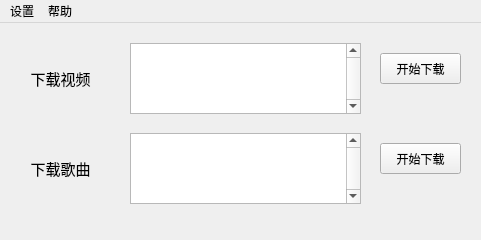
<?xml version="1.0" encoding="UTF-8"?>
<ui version="4.0">
 <class>MainWindow</class>
 <widget class="QMainWindow" name="MainWindow">
  <property name="geometry">
   <rect>
    <x>0</x>
    <y>0</y>
    <width>481</width>
    <height>240</height>
   </rect>
  </property>
  <property name="minimumSize">
   <size>
    <width>10</width>
    <height>10</height>
   </size>
  </property>
  <property name="maximumSize">
   <size>
    <width>9999</width>
    <height>9999</height>
   </size>
  </property>
  <property name="windowTitle">
   <string>Sk Getter</string>
  </property>
  <property name="windowIcon">
   <iconset>
    <normaloff>../src/img/icon.ico</normaloff>../src/img/icon.ico</iconset>
  </property>
  <widget class="QWidget" name="centralwidget">
   <widget class="QLabel" name="VideoLabel">
    <property name="geometry">
     <rect>
      <x>10</x>
      <y>30</y>
      <width>101</width>
      <height>51</height>
     </rect>
    </property>
    <property name="text">
     <string>&lt;html&gt;&lt;head/&gt;&lt;body&gt;&lt;p align=&quot;center&quot;&gt;&lt;span style=&quot; font-size:11pt;&quot;&gt;下载视频&lt;/span&gt;&lt;/p&gt;&lt;/body&gt;&lt;/html&gt;</string>
    </property>
   </widget>
   <widget class="QPushButton" name="DownloadVideoButton">
    <property name="geometry">
     <rect>
      <x>380</x>
      <y>30</y>
      <width>81</width>
      <height>31</height>
     </rect>
    </property>
    <property name="text">
     <string>开始下载</string>
    </property>
   </widget>
   <widget class="QLabel" name="MusicLabel">
    <property name="geometry">
     <rect>
      <x>10</x>
      <y>120</y>
      <width>101</width>
      <height>51</height>
     </rect>
    </property>
    <property name="text">
     <string>&lt;html&gt;&lt;head/&gt;&lt;body&gt;&lt;p align=&quot;center&quot;&gt;&lt;span style=&quot; font-size:11pt;&quot;&gt;下载歌曲&lt;/span&gt;&lt;/p&gt;&lt;/body&gt;&lt;/html&gt;</string>
    </property>
   </widget>
   <widget class="QPushButton" name="DownloadMusicButton">
    <property name="geometry">
     <rect>
      <x>380</x>
      <y>120</y>
      <width>81</width>
      <height>31</height>
     </rect>
    </property>
    <property name="text">
     <string>开始下载</string>
    </property>
   </widget>
   <widget class="QPlainTextEdit" name="VideoLinkInput">
    <property name="geometry">
     <rect>
      <x>130</x>
      <y>20</y>
      <width>231</width>
      <height>71</height>
     </rect>
    </property>
    <property name="verticalScrollBarPolicy">
     <enum>Qt::ScrollBarAlwaysOn</enum>
    </property>
   </widget>
   <widget class="QPlainTextEdit" name="MusicLinkInput">
    <property name="geometry">
     <rect>
      <x>130</x>
      <y>110</y>
      <width>231</width>
      <height>71</height>
     </rect>
    </property>
    <property name="verticalScrollBarPolicy">
     <enum>Qt::ScrollBarAlwaysOn</enum>
    </property>
   </widget>
  </widget>
  <widget class="QMenuBar" name="menubar">
   <property name="geometry">
    <rect>
     <x>0</x>
     <y>0</y>
     <width>481</width>
     <height>23</height>
    </rect>
   </property>
   <widget class="QMenu" name="MenuSettings">
    <property name="title">
     <string>设置</string>
    </property>
    <property name="toolTipsVisible">
     <bool>false</bool>
    </property>
    <addaction name="ActionSettingDashborad"/>
    <addaction name="ActionUpdateApi"/>
   </widget>
   <widget class="QMenu" name="MenuHelp">
    <property name="title">
     <string>帮助</string>
    </property>
    <addaction name="ActionAddress"/>
    <addaction name="separator"/>
    <addaction name="ActionAbout"/>
   </widget>
   <addaction name="MenuSettings"/>
   <addaction name="MenuHelp"/>
  </widget>
  <action name="ActionAbout">
   <property name="text">
    <string>关于</string>
   </property>
  </action>
  <action name="ActionSettingDashborad">
   <property name="text">
    <string>全局设置</string>
   </property>
   <property name="iconVisibleInMenu">
    <bool>true</bool>
   </property>
   <property name="shortcutVisibleInContextMenu">
    <bool>true</bool>
   </property>
  </action>
  <action name="ActionAddress">
   <property name="text">
    <string>源码地址</string>
   </property>
  </action>
  <action name="ActionUpdateApi">
   <property name="text">
    <string>更新软件</string>
   </property>
  </action>
 </widget>
 <resources/>
 <connections/>
</ui>
